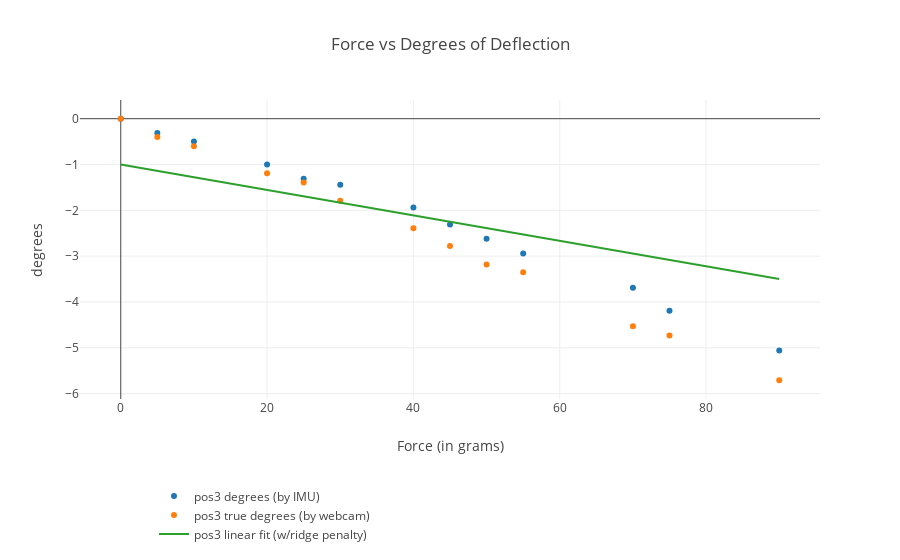

The notebook cell saved with this chart:
### Markdown cell above
## Position Three, ridge regression

### Code cell
import numpy as np
import plotly
import plotly.plotly as py
import plotly.offline as po
import plotly.graph_objs as go
from sklearn import linear_model
from sklearn.linear_model import Ridge

plotly.offline.init_notebook_mode(connected=True)

trace0 = go.Scatter(
    x = trueF3,
    y = eulerY3,
    mode = 'markers',
    name = 'pos3 degrees (by IMU)'
)
trace1 = go.Scatter(
    x = trueF3,
    y = -trueDeg3,
    mode = 'markers',
    name = 'pos3 true degrees (by webcam)'
)

myX3 = trueF3.dropna().reshape(-1,1)
myy3 = eulerY3.dropna()
ridge = Ridge(fit_intercept=True, alpha=1.0, random_state=0, normalize=True)
ridge.fit(myX3, myy3)
coef_ridge = ridge.coef_
gridx = np.linspace(myX3.min(), myX3.max(), 20)
coef_ = ridge.coef_ * gridx + ridge.intercept_
#plt.plot(gridx, coef_, 'g-', label="ridge regression")

trace4 = go.Scatter(
    x= gridx,
    y = coef_,
    name = 'pos3 linear fit (w/ridge penalty)'
)



#a,b = np.polyfit(x,y,1)
#plt.plot(np.unique(x), np.poly1d(np.polyfit(x, y, 1))(np.unique(x)))

           
data = [trace0, trace1, trace4]

layout = go.Layout(
    title='Force vs Degrees of Deflection',
    yaxis=dict(title='degrees'),
    xaxis=dict(title='Force (in grams)'),
    legend=dict(x=.1, y=-.5)
)


fig = go.Figure(data=data, layout=layout)
# Plot and embed in ipython notebook!
po.iplot(fig)
#po.plot(fig, filename='temp_plot.html')

### Figure 1 — Plotly figure (JSON) as saved in the notebook; plotly's stock layout.template omitted (floating-point values rounded to 4 significant figures)
{"data": [{"mode": "markers", "name": "pos3 degrees (by IMU)", "type": "scatter", "x": [0, 5, 10, 20, 25, 30, 40, 45, 50, 55, 70, 75, 90], "y": [0, -0.31, -0.5, -1, -1.31, -1.44, -1.94, -2.31, -2.62, -2.94, -3.69, -4.19, -5.06]}, {"mode": "markers", "name": "pos3 true degrees (by webcam)", "type": "scatter", "x": [0, 5, 10, 20, 25, 30, 40, 45, 50, 55, 70, 75, 90], "y": [0, -0.4, -0.6, -1.19, -1.39, -1.79, -2.39, -2.78, -3.18, -3.35, -4.53, -4.73, -5.71]}, {"name": "pos3 linear fit (w/ridge penalty)", "type": "scatter", "x": [0, 4.737, 9.474, 14.21, 18.95, 23.68, 28.42, 33.16, 37.89, 42.63, 47.37, 52.11, 56.84, 61.58, 66.32, 71.05, 75.79, 80.53, 85.26, 90], "y": [-1.002, -1.133, -1.265, -1.396, -1.527, -1.659, -1.79, -1.922, -2.053, -2.184, -2.316, -2.447, -2.579, -2.71, -2.841, -2.973, -3.104, -3.236, -3.367, -3.498]}], "layout": {"legend": {"x": 0.1, "y": -0.5}, "title": "Force vs Degrees of Deflection", "xaxis": {"title": "Force (in grams)"}, "yaxis": {"title": "degrees"}}}
